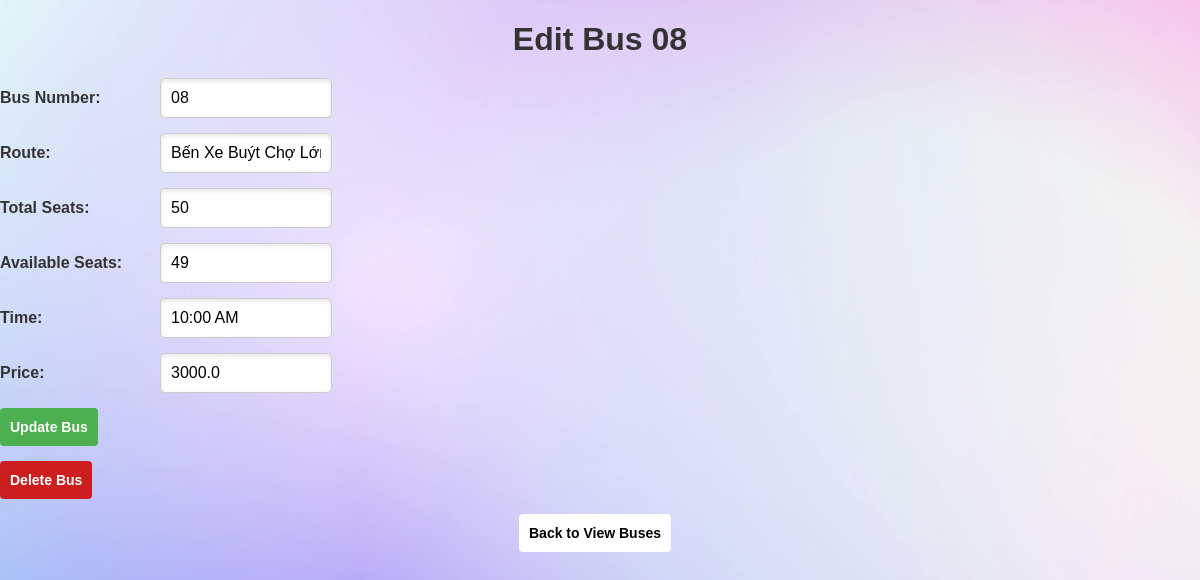
Page /edit_bus/1 (signed in) on the earlier database version.
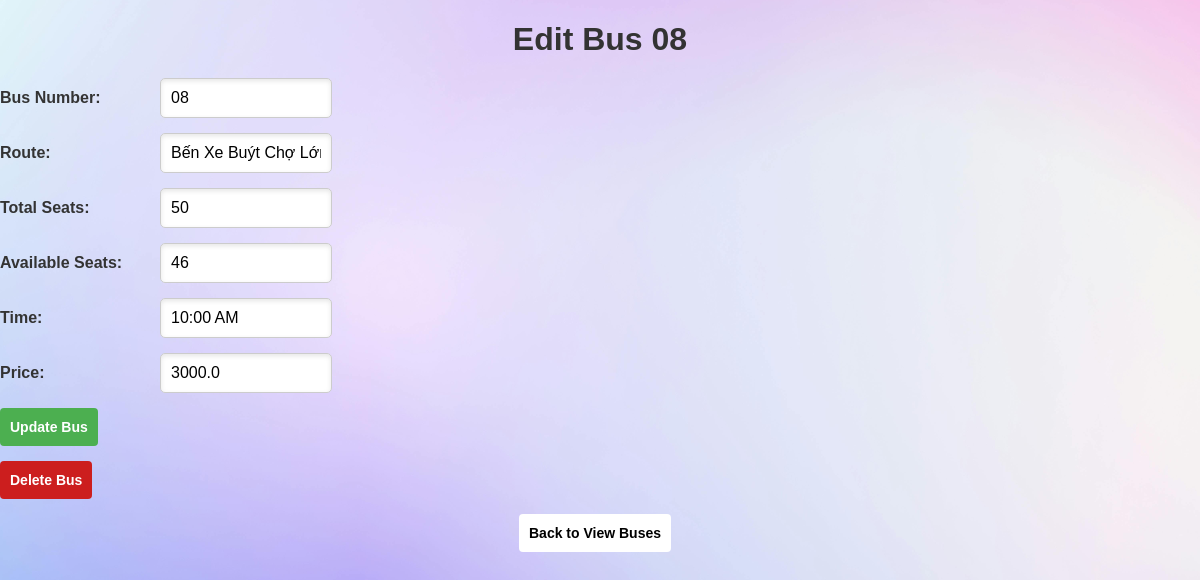
Same page on the later database version.
### tables this page shows
CREATE TABLE buses (
            id INTEGER PRIMARY KEY,
            bus_number TEXT NOT NULL,
            route TEXT NOT NULL,
            total_seats INTEGER NOT NULL,
            available_seats INTEGER NOT NULL,
            time TEXT,
            price REAL NOT NULL
        );

### website/admin.py (the view, shortened to what this page needs)
@admin.route('/edit_bus/<int:bus_id>', methods=['GET', 'POST'])
@login_required
def edit_bus(bus_id):
    bus = BusDAO.get_bus(bus_id)
    if bus is None:
        flash('Bus not found.')
        return redirect(url_for('view.view_buses_route'))
    return render_template('edit_bus.html', bus=bus)

### databases/bus_dao.py (called while the page is built)
    @staticmethod
    def view_buses(sort_by=None, search_query=None):
        conn = sqlite3.connect('bus_reservation.db')
        cursor = conn.cursor()
        query = 'SELECT * FROM buses'
        params = []
        if search_query:
            query += ' WHERE route LIKE ?'
            params.append(f'%{search_query}%')
        if sort_by:
            query += f' ORDER BY {sort_by}'
        cursor.execute(query, params)
        buses_data = cursor.fetchall()
        conn.close()
        buses = []
        for bus_data in buses_data:
            buses.append(Bus(
                id=bus_data[0],
                bus_number=bus_data[1],
                route=bus_data[2],
                total_seats=bus_data[3],
                available_seats=bus_data[4],
                time=bus_data[5],
                price=bus_data[6]
            ))
        return buses

### website/models.py (called while the page is built)
    @property
    def is_authenticated(self):
        return True

### website/trie.py (called while the page is built)
    def insert(self, word):
        node = self.root
        for char in word:
            if char not in node.children:
                node.children[char] = TrieNode()
            node = node.children[char]
        node.is_end_of_word = True

### website/templates/edit_bus.html (shortened to what this page needs)
<!DOCTYPE html>
<html lang="en">
<head>
    <link rel="stylesheet" type="text/css" href="{{ url_for('static', filename='styles.css') }}">
</head>
<body>
    <div class="container">
        <h1>Edit Bus {{ bus.bus_number }}</h1>
        <form action="{{ url_for('admin.edit_bus', bus_id=bus.id) }}" method="POST">
            <div class="form-row">
                <label for="bus_number" class="label2">Bus Number:</label>
                <input type="text" id="bus_number" class="input" name="bus_number" value="{{ bus.bus_number }}" required>
            </div>
            <div class="form-row">
                <label for="route" class="label2">Route:</label>
                <input type="text" id="route" class="input" name="route" value="{{ bus.route }}" required>
            </div>
            <div class="form-row">
                <label for="total_seats" class="label2">Total Seats:</label>
                <input type="number" id="total_seats" class="input" name="total_seats" value="{{ bus.total_seats }}" required>
            </div>
            <div class="form-row">
                <label for="available_seats" class="label2">Available Seats:</label>
                <input type="number" id="available_seats" class="input" name="available_seats" value="{{ bus.available_seats }}" required>
            </div>
            <div class="form-row">
                <label for="time" class="label2">Time:</label>
                <input type="text" id="time" class="input" name="time" value="{{ bus.time }}" required>
            </div>
            <div class="form-row">
                <label for="price" class="label2">Price:</label>
                <input type="number" id="price" class="input" name="price" value="{{ bus.price }}" step="0.01" required>
            </div>
            <div class="form-row">
                <button type="submit" class="button2">Update Bus</button>
            </div>
        </form>
        <form action="{{ url_for('admin.delete_bus', bus_id=bus.id) }}" method="POST" onsubmit="return confirm('Are you sure you want to delete this bus?');">
            <div class="form-row">
                <button type="submit" class="buttonRed">Delete Bus</button>
            </div>
        </form>
        <a href="{{ url_for('view.view_buses_route') }}" class="buttonBack">Back to View Buses</a>
    </div>
</body>
</html>

Differences in the rows shown:
changed buses "Bến Xe Buýt Chợ Lớn - Đại học Nông Lâm": available_seats "49" → "46"
